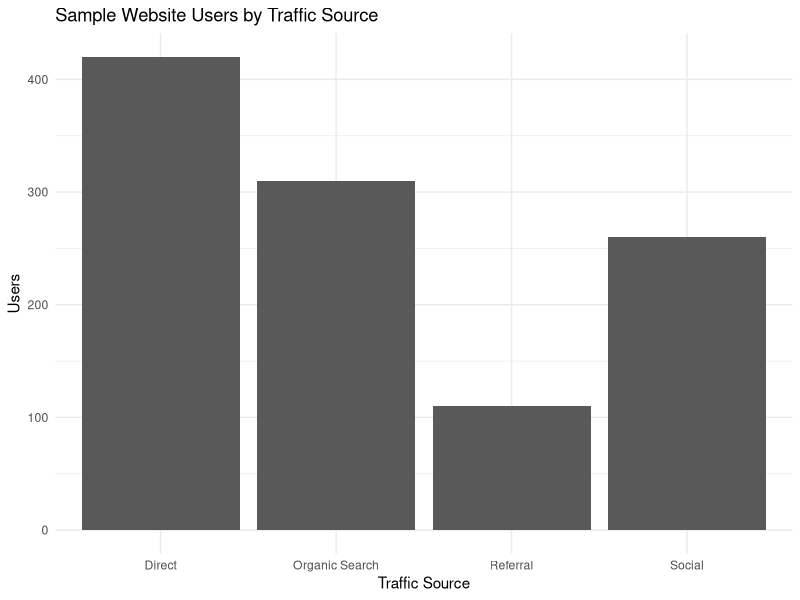
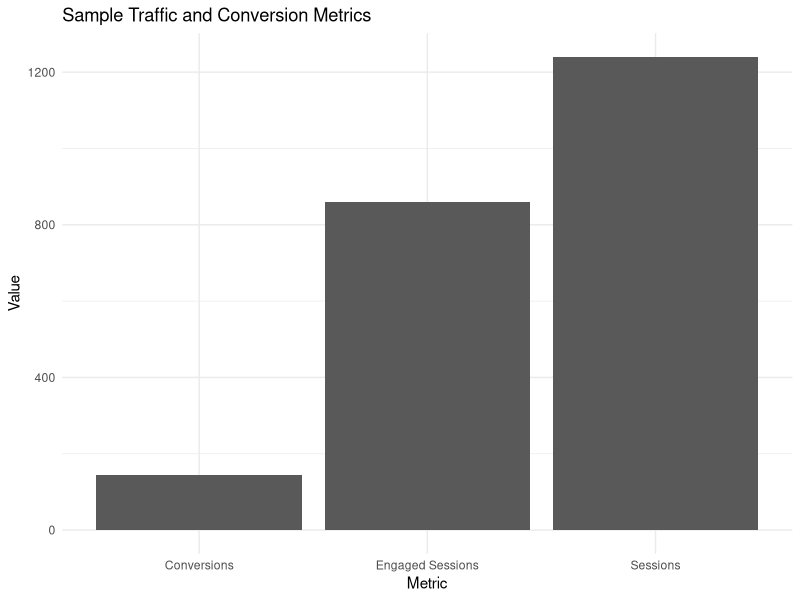

Here is the R script that generated these plots, in order:
## ---- chunk 1
library(tidyverse)

traffic_data <- tibble(
  source = c("Direct", "Organic Search", "Social", "Referral"),
  users = c(420, 310, 260, 110)
)

ggplot(traffic_data, aes(x = source, y = users)) +
  geom_col() +
  labs(
    title = "Sample Website Users by Traffic Source",
    x = "Traffic Source",
    y = "Users"
  ) +
  theme_minimal()
## ---- chunk 2
conversion_data <- tibble(
  metric = c("Sessions", "Engaged Sessions", "Conversions"),
  value = c(1240, 860, 145)
)

ggplot(conversion_data, aes(x = metric, y = value)) +
  geom_col() +
  labs(
    title = "Sample Traffic and Conversion Metrics",
    x = "Metric",
    y = "Value"
  ) +
  theme_minimal()
